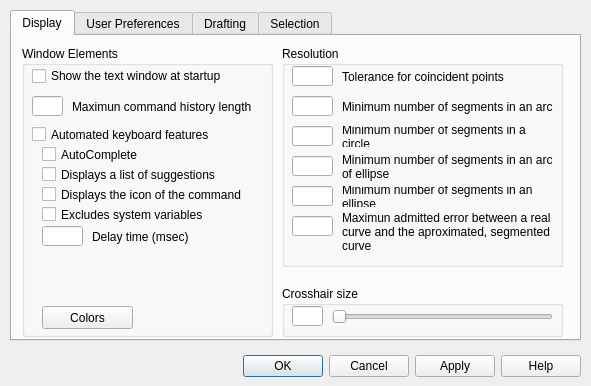
<?xml version="1.0" encoding="UTF-8"?>
<ui version="4.0">
 <class>Options_Dialog</class>
 <widget class="QDialog" name="Options_Dialog">
  <property name="windowModality">
   <enum>Qt::NonModal</enum>
  </property>
  <property name="geometry">
   <rect>
    <x>0</x>
    <y>0</y>
    <width>591</width>
    <height>386</height>
   </rect>
  </property>
  <property name="minimumSize">
   <size>
    <width>591</width>
    <height>386</height>
   </size>
  </property>
  <property name="maximumSize">
   <size>
    <width>591</width>
    <height>386</height>
   </size>
  </property>
  <property name="windowTitle">
   <string>QAD - Options</string>
  </property>
  <property name="sizeGripEnabled">
   <bool>false</bool>
  </property>
  <property name="modal">
   <bool>false</bool>
  </property>
  <widget class="QDialogButtonBox" name="buttonBox">
   <property name="geometry">
    <rect>
     <x>240</x>
     <y>350</y>
     <width>341</width>
     <height>32</height>
    </rect>
   </property>
   <property name="orientation">
    <enum>Qt::Horizontal</enum>
   </property>
   <property name="standardButtons">
    <set>QDialogButtonBox::Apply|QDialogButtonBox::Cancel|QDialogButtonBox::Help|QDialogButtonBox::Ok</set>
   </property>
  </widget>
  <widget class="QTabWidget" name="tabWidget">
   <property name="geometry">
    <rect>
     <x>10</x>
     <y>10</y>
     <width>571</width>
     <height>331</height>
    </rect>
   </property>
   <property name="maximumSize">
    <size>
     <width>16777215</width>
     <height>16777215</height>
    </size>
   </property>
   <property name="currentIndex">
    <number>0</number>
   </property>
   <widget class="QWidget" name="DisplayTab">
    <attribute name="title">
     <string>Display</string>
    </attribute>
    <widget class="QGroupBox" name="groupBox">
     <property name="geometry">
      <rect>
       <x>10</x>
       <y>10</y>
       <width>251</width>
       <height>291</height>
      </rect>
     </property>
     <property name="title">
      <string>Window Elements</string>
     </property>
     <widget class="QPushButton" name="Button_TextWindowColor">
      <property name="geometry">
       <rect>
        <x>20</x>
        <y>260</y>
        <width>91</width>
        <height>23</height>
       </rect>
      </property>
      <property name="toolTip">
       <string>Displays the Drawing Window Colors dialog box. </string>
      </property>
      <property name="text">
       <string>Colors</string>
      </property>
     </widget>
     <widget class="QCheckBox" name="checkBox_INPUTSEARCHOPTIONS_AUTOCOMPLETE">
      <property name="geometry">
       <rect>
        <x>20</x>
        <y>100</y>
        <width>211</width>
        <height>17</height>
       </rect>
      </property>
      <property name="toolTip">
       <string>Automatically appends suggestions as each keystroke is entered after the second keystroke (system variable INPUTSEARCHOPTIONS).</string>
      </property>
      <property name="text">
       <string>AutoComplete</string>
      </property>
     </widget>
     <widget class="QCheckBox" name="checkBox_SHOWTEXTWINDOW">
      <property name="geometry">
       <rect>
        <x>10</x>
        <y>20</y>
        <width>231</width>
        <height>20</height>
       </rect>
      </property>
      <property name="toolTip">
       <string>Show the text window at startup (system variable SHOWTEXTWINDOW).</string>
      </property>
      <property name="text">
       <string>Show the text window at startup</string>
      </property>
     </widget>
     <widget class="QLabel" name="label_4">
      <property name="geometry">
       <rect>
        <x>50</x>
        <y>50</y>
        <width>191</width>
        <height>21</height>
       </rect>
      </property>
      <property name="text">
       <string>Maximun command history length</string>
      </property>
      <property name="wordWrap">
       <bool>true</bool>
      </property>
     </widget>
     <widget class="QLineEdit" name="lineEdit_CMDINPUTHISTORYMAX">
      <property name="geometry">
       <rect>
        <x>10</x>
        <y>50</y>
        <width>31</width>
        <height>20</height>
       </rect>
      </property>
      <property name="toolTip">
       <string>Sets the maximum number of previous input values that are stored for a prompt in a command (system variable CMDINPUTHISTORYMAX).</string>
      </property>
     </widget>
     <widget class="QLineEdit" name="lineEdit_INPUTSEARCHDELAY">
      <property name="geometry">
       <rect>
        <x>20</x>
        <y>180</y>
        <width>41</width>
        <height>20</height>
       </rect>
      </property>
      <property name="toolTip">
       <string>&lt;html&gt;&lt;head/&gt;&lt;body&gt;&lt;p&gt;Controls the amount of time that elapses before automated keyboard features display at the Command prompt.&lt;/p&gt;&lt;p&gt;Valid values are real numbers from 100 to 10,000, which represent milliseconds.&lt;/p&gt;&lt;/body&gt;&lt;/html&gt;</string>
      </property>
     </widget>
     <widget class="QLabel" name="label_INPUTSEARCHDELAY">
      <property name="geometry">
       <rect>
        <x>70</x>
        <y>180</y>
        <width>171</width>
        <height>21</height>
       </rect>
      </property>
      <property name="text">
       <string>Delay time (msec)</string>
      </property>
      <property name="wordWrap">
       <bool>true</bool>
      </property>
     </widget>
     <widget class="QCheckBox" name="checkBox_INPUTSEARCHOPTIONS_ON">
      <property name="geometry">
       <rect>
        <x>10</x>
        <y>80</y>
        <width>231</width>
        <height>17</height>
       </rect>
      </property>
      <property name="toolTip">
       <string>Turns on/off all automated keyboard features when typing at the Command prompt (system variable INPUTSEARCHOPTIONS).</string>
      </property>
      <property name="text">
       <string>Automated keyboard features</string>
      </property>
     </widget>
     <widget class="QCheckBox" name="checkBox_INPUTSEARCHOPTIONS_DISPLAY_LIST">
      <property name="geometry">
       <rect>
        <x>20</x>
        <y>120</y>
        <width>211</width>
        <height>17</height>
       </rect>
      </property>
      <property name="toolTip">
       <string>Displays a list of suggestions as keystrokes are entered (system variable INPUTSEARCHOPTIONS).</string>
      </property>
      <property name="text">
       <string>Displays a list of suggestions</string>
      </property>
     </widget>
     <widget class="QCheckBox" name="checkBox_INPUTSEARCHOPTIONS_DISPLAY_ICON">
      <property name="geometry">
       <rect>
        <x>20</x>
        <y>140</y>
        <width>211</width>
        <height>17</height>
       </rect>
      </property>
      <property name="toolTip">
       <string>Displays the icon of the command or system variable, if available (system variable INPUTSEARCHOPTIONS).</string>
      </property>
      <property name="text">
       <string>Displays the icon of the command</string>
      </property>
     </widget>
     <widget class="QCheckBox" name="checkBox_INPUTSEARCHOPTIONS_EXCLUDE_SYS_VAR">
      <property name="geometry">
       <rect>
        <x>20</x>
        <y>160</y>
        <width>221</width>
        <height>17</height>
       </rect>
      </property>
      <property name="toolTip">
       <string>Excludes the display of system variables (system variable INPUTSEARCHOPTIONS).</string>
      </property>
      <property name="text">
       <string>Excludes system variables</string>
      </property>
     </widget>
    </widget>
    <widget class="QGroupBox" name="groupBox_2">
     <property name="geometry">
      <rect>
       <x>270</x>
       <y>10</y>
       <width>281</width>
       <height>221</height>
      </rect>
     </property>
     <property name="title">
      <string>Resolution</string>
     </property>
     <widget class="QLineEdit" name="lineEdit_ARCMINSEGMENTQTY">
      <property name="geometry">
       <rect>
        <x>10</x>
        <y>50</y>
        <width>41</width>
        <height>20</height>
       </rect>
      </property>
      <property name="toolTip">
       <string>Minimum number of segments to approximate an arc (system variable ARCMINSEGMENTQTY).</string>
      </property>
     </widget>
     <widget class="QLabel" name="label">
      <property name="geometry">
       <rect>
        <x>60</x>
        <y>50</y>
        <width>211</width>
        <height>21</height>
       </rect>
      </property>
      <property name="text">
       <string>Minimum number of segments in an arc</string>
      </property>
      <property name="wordWrap">
       <bool>true</bool>
      </property>
     </widget>
     <widget class="QLabel" name="label_2">
      <property name="geometry">
       <rect>
        <x>60</x>
        <y>80</y>
        <width>211</width>
        <height>21</height>
       </rect>
      </property>
      <property name="toolTip">
       <string>Minimum number of segments to approximate a circle (system variable CIRCLEMINSEGMENTQTY).</string>
      </property>
      <property name="text">
       <string>Minimum number of segments in a circle</string>
      </property>
      <property name="wordWrap">
       <bool>true</bool>
      </property>
     </widget>
     <widget class="QLineEdit" name="lineEdit_CIRCLEMINSEGMENTQTY">
      <property name="geometry">
       <rect>
        <x>10</x>
        <y>80</y>
        <width>41</width>
        <height>20</height>
       </rect>
      </property>
      <property name="toolTip">
       <string>Minimum number of segments to approximate a circle (system variable CIRCLEMINSEGMENTQTY).</string>
      </property>
     </widget>
     <widget class="QLineEdit" name="lineEdit_TOLERANCE2APPROXCURVE">
      <property name="geometry">
       <rect>
        <x>10</x>
        <y>170</y>
        <width>41</width>
        <height>20</height>
       </rect>
      </property>
      <property name="toolTip">
       <string>Maximum error approximating a curve to segments (system variable TOLERANCE2APPROXCURVE).</string>
      </property>
     </widget>
     <widget class="QLabel" name="label_3">
      <property name="geometry">
       <rect>
        <x>60</x>
        <y>160</y>
        <width>211</width>
        <height>51</height>
       </rect>
      </property>
      <property name="text">
       <string>Maximun admitted error between a real curve and the aproximated, segmented curve</string>
      </property>
      <property name="wordWrap">
       <bool>true</bool>
      </property>
     </widget>
     <widget class="QLineEdit" name="lineEdit_ELLIPSEMINSEGMENTQTY">
      <property name="geometry">
       <rect>
        <x>10</x>
        <y>140</y>
        <width>41</width>
        <height>20</height>
       </rect>
      </property>
      <property name="toolTip">
       <string>Minimum number of segments to approximate an ellipse (system variable ELLIPSEMINSEGMENTQTY).</string>
      </property>
     </widget>
     <widget class="QLabel" name="label_5">
      <property name="geometry">
       <rect>
        <x>60</x>
        <y>140</y>
        <width>211</width>
        <height>21</height>
       </rect>
      </property>
      <property name="toolTip">
       <string>Minimum number of segments to approximate an ellipse (system variable ELLIPSEMINSEGMENTQTY).</string>
      </property>
      <property name="text">
       <string>Minimum number of segments in an ellipse</string>
      </property>
      <property name="wordWrap">
       <bool>true</bool>
      </property>
     </widget>
     <widget class="QLineEdit" name="lineEdit_TOLERANCE2COINCIDENT">
      <property name="geometry">
       <rect>
        <x>10</x>
        <y>20</y>
        <width>41</width>
        <height>20</height>
       </rect>
      </property>
      <property name="toolTip">
       <string>Proximity (tolerance) within 2 point are to be considered coincident (system variable TOLERANCE2COINCIDENT).</string>
      </property>
     </widget>
     <widget class="QLabel" name="label_6">
      <property name="geometry">
       <rect>
        <x>60</x>
        <y>20</y>
        <width>211</width>
        <height>21</height>
       </rect>
      </property>
      <property name="text">
       <string>Tolerance for coincident points</string>
      </property>
      <property name="wordWrap">
       <bool>true</bool>
      </property>
     </widget>
     <widget class="QLineEdit" name="lineEdit_ELLIPSEARCMINSEGMENTQTY">
      <property name="geometry">
       <rect>
        <x>10</x>
        <y>110</y>
        <width>41</width>
        <height>20</height>
       </rect>
      </property>
      <property name="toolTip">
       <string>Minimum number of segments to approximate an arc (system variable ARCMINSEGMENTQTY).</string>
      </property>
     </widget>
     <widget class="QLabel" name="label_7">
      <property name="geometry">
       <rect>
        <x>60</x>
        <y>100</y>
        <width>211</width>
        <height>41</height>
       </rect>
      </property>
      <property name="text">
       <string>Minimum number of segments in an arc of ellipse</string>
      </property>
      <property name="wordWrap">
       <bool>true</bool>
      </property>
     </widget>
    </widget>
    <widget class="QGroupBox" name="groupBox_3">
     <property name="geometry">
      <rect>
       <x>270</x>
       <y>250</y>
       <width>281</width>
       <height>51</height>
      </rect>
     </property>
     <property name="title">
      <string>Crosshair size</string>
     </property>
     <widget class="QLineEdit" name="lineEdit_CURSORSIZE">
      <property name="geometry">
       <rect>
        <x>10</x>
        <y>20</y>
        <width>31</width>
        <height>20</height>
       </rect>
      </property>
      <property name="toolTip">
       <string>Determines the size of the crosshair as a percentage of the screen size (system variable CURSORSIZE).</string>
      </property>
     </widget>
     <widget class="QSlider" name="horizontalSlider_CURSORSIZE">
      <property name="geometry">
       <rect>
        <x>50</x>
        <y>20</y>
        <width>221</width>
        <height>22</height>
       </rect>
      </property>
      <property name="toolTip">
       <string>Determines the size of the crosshair as a percentage of the screen size (system variable CURSORSIZE).</string>
      </property>
      <property name="orientation">
       <enum>Qt::Horizontal</enum>
      </property>
     </widget>
    </widget>
   </widget>
   <widget class="QWidget" name="UserPreferencesTab">
    <attribute name="title">
     <string>User Preferences</string>
    </attribute>
    <widget class="QGroupBox" name="groupBox_12">
     <property name="geometry">
      <rect>
       <x>10</x>
       <y>10</y>
       <width>281</width>
       <height>91</height>
      </rect>
     </property>
     <property name="title">
      <string>Windows Standard Behavior</string>
     </property>
     <widget class="QCheckBox" name="checkBox_shortcutmenu">
      <property name="geometry">
       <rect>
        <x>10</x>
        <y>40</y>
        <width>261</width>
        <height>17</height>
       </rect>
      </property>
      <property name="toolTip">
       <string>Controls whether Default, Edit, and Command mode shortcut menus are available in the drawing area. ( SHORTCUTMENU system variable)</string>
      </property>
      <property name="text">
       <string>Shortcut menus in drawing area</string>
      </property>
     </widget>
     <widget class="QPushButton" name="button_rightclick">
      <property name="geometry">
       <rect>
        <x>10</x>
        <y>60</y>
        <width>261</width>
        <height>23</height>
       </rect>
      </property>
      <property name="toolTip">
       <string>Displays the Right-Click Customization dialog box. This dialog box provides further definition for the Shortcut Menus in Drawing Area option. ( SHORTCUTMENU system variable)</string>
      </property>
      <property name="text">
       <string>Right-click customization...</string>
      </property>
     </widget>
    </widget>
   </widget>
   <widget class="QWidget" name="DraftingTab">
    <attribute name="title">
     <string>Drafting</string>
    </attribute>
    <widget class="QGroupBox" name="groupBox_4">
     <property name="geometry">
      <rect>
       <x>10</x>
       <y>10</y>
       <width>261</width>
       <height>141</height>
      </rect>
     </property>
     <property name="title">
      <string>AutoSnap Settings</string>
     </property>
     <widget class="QCheckBox" name="checkBox_AUTOSNAP_DISPLAY_MARK">
      <property name="geometry">
       <rect>
        <x>10</x>
        <y>20</y>
        <width>241</width>
        <height>17</height>
       </rect>
      </property>
      <property name="toolTip">
       <string>Controls the display of the AutoSnap marker. The marker is a geometric symbol that is displayed when the crosshairs move over a snap point ( AUTOSNAP system variable).</string>
      </property>
      <property name="text">
       <string>Marker</string>
      </property>
     </widget>
     <widget class="QPushButton" name="pushButton_AutoSnapColor">
      <property name="geometry">
       <rect>
        <x>10</x>
        <y>110</y>
        <width>81</width>
        <height>23</height>
       </rect>
      </property>
      <property name="toolTip">
       <string>Displays the Drawing Window Colors dialog box. </string>
      </property>
      <property name="text">
       <string>Colors</string>
      </property>
     </widget>
     <widget class="QCheckBox" name="checkBox_APBOX">
      <property name="geometry">
       <rect>
        <x>10</x>
        <y>80</y>
        <width>241</width>
        <height>17</height>
       </rect>
      </property>
      <property name="toolTip">
       <string>Turns the display of the AutoSnap aperture box on or off.
The aperture box is a box that appears inside the crosshairs when you snap to an object (APBOX system variable).</string>
      </property>
      <property name="text">
       <string>Display AutoSnap aperture box</string>
      </property>
     </widget>
     <widget class="QCheckBox" name="checkBox_AUTOSNAP_DISPLAY_TOOLTIPS">
      <property name="geometry">
       <rect>
        <x>10</x>
        <y>60</y>
        <width>241</width>
        <height>17</height>
       </rect>
      </property>
      <property name="toolTip">
       <string>Controls the display of the AutoSnap tooltip. The tooltip is a label that describes which part of the object you are snapping to (AUTOSNAP system variable).</string>
      </property>
      <property name="text">
       <string>Display AutoSnap tooltip</string>
      </property>
     </widget>
     <widget class="QCheckBox" name="checkBox_AUTOSNAP_MAGNET">
      <property name="geometry">
       <rect>
        <x>10</x>
        <y>40</y>
        <width>241</width>
        <height>17</height>
       </rect>
      </property>
      <property name="toolTip">
       <string>Turns the AutoSnap magnet on or off. The magnet is an automatic movement of the crosshairs that locks the crosshairs onto the nearest snap point (AUTOSNAP system variable).</string>
      </property>
      <property name="text">
       <string>Magnet</string>
      </property>
     </widget>
    </widget>
    <widget class="QGroupBox" name="groupBox_5">
     <property name="geometry">
      <rect>
       <x>280</x>
       <y>10</y>
       <width>271</width>
       <height>71</height>
      </rect>
     </property>
     <property name="title">
      <string>Alignment Point Acquisition</string>
     </property>
     <widget class="QRadioButton" name="radioButton_POLARMODE_AUTO_ACQUIRE">
      <property name="geometry">
       <rect>
        <x>10</x>
        <y>20</y>
        <width>241</width>
        <height>17</height>
       </rect>
      </property>
      <property name="toolTip">
       <string>Displays tracking vectors automatically when the aperture moves over an object snap.</string>
      </property>
      <property name="text">
       <string>Automatic</string>
      </property>
     </widget>
     <widget class="QRadioButton" name="radioButton_POLARMODE_SHIFT_TO_ACQUIRE">
      <property name="geometry">
       <rect>
        <x>10</x>
        <y>40</y>
        <width>241</width>
        <height>17</height>
       </rect>
      </property>
      <property name="toolTip">
       <string>Displays tracking vectors when you press Shift and move the aperture over an object snap.</string>
      </property>
      <property name="text">
       <string>Shift to acquire</string>
      </property>
     </widget>
    </widget>
    <widget class="QGroupBox" name="groupBox_6">
     <property name="geometry">
      <rect>
       <x>10</x>
       <y>160</y>
       <width>261</width>
       <height>81</height>
      </rect>
     </property>
     <property name="title">
      <string>AutoSnap Marker Size</string>
     </property>
     <widget class="QSlider" name="horizontalSlider_AUTOSNAPSIZE">
      <property name="geometry">
       <rect>
        <x>70</x>
        <y>30</y>
        <width>181</width>
        <height>22</height>
       </rect>
      </property>
      <property name="toolTip">
       <string>Sets the display size for the AutoSnap marker.</string>
      </property>
      <property name="orientation">
       <enum>Qt::Horizontal</enum>
      </property>
     </widget>
     <widget class="QWidget" name="widget_AUTOSNAPSIZE" native="true">
      <property name="geometry">
       <rect>
        <x>10</x>
        <y>20</y>
        <width>51</width>
        <height>51</height>
       </rect>
      </property>
     </widget>
    </widget>
    <widget class="QGroupBox" name="groupBox_7">
     <property name="geometry">
      <rect>
       <x>280</x>
       <y>160</y>
       <width>271</width>
       <height>81</height>
      </rect>
     </property>
     <property name="title">
      <string>Aperture Size</string>
     </property>
     <widget class="QSlider" name="horizontalSlider_APERTURE">
      <property name="geometry">
       <rect>
        <x>70</x>
        <y>30</y>
        <width>181</width>
        <height>22</height>
       </rect>
      </property>
      <property name="toolTip">
       <string>Sets the display size for the object snap target box, in pixels (APERTURE system variable).</string>
      </property>
      <property name="orientation">
       <enum>Qt::Horizontal</enum>
      </property>
     </widget>
     <widget class="QWidget" name="widget_APERTURESIZE" native="true">
      <property name="geometry">
       <rect>
        <x>10</x>
        <y>20</y>
        <width>51</width>
        <height>51</height>
       </rect>
      </property>
     </widget>
    </widget>
    <widget class="QPushButton" name="button_DraftingTootipSettings">
     <property name="geometry">
      <rect>
       <x>280</x>
       <y>250</y>
       <width>271</width>
       <height>23</height>
      </rect>
     </property>
     <property name="toolTip">
      <string>Displays the Drafting Tooltip dialog box. </string>
     </property>
     <property name="text">
      <string>Drafting Tooltip settings...</string>
     </property>
    </widget>
   </widget>
   <widget class="QWidget" name="SelectionTab">
    <attribute name="title">
     <string>Selection</string>
    </attribute>
    <widget class="QGroupBox" name="groupBox_8">
     <property name="geometry">
      <rect>
       <x>10</x>
       <y>10</y>
       <width>261</width>
       <height>81</height>
      </rect>
     </property>
     <property name="title">
      <string>Pickbox size</string>
     </property>
     <widget class="QSlider" name="horizontalSlider_PICKBOX">
      <property name="geometry">
       <rect>
        <x>70</x>
        <y>30</y>
        <width>181</width>
        <height>22</height>
       </rect>
      </property>
      <property name="toolTip">
       <string>Sets the object selection target height, in pixels (PICKBOX system variable).</string>
      </property>
      <property name="orientation">
       <enum>Qt::Horizontal</enum>
      </property>
     </widget>
     <widget class="QWidget" name="widget_PICKBOX" native="true">
      <property name="geometry">
       <rect>
        <x>10</x>
        <y>20</y>
        <width>51</width>
        <height>51</height>
       </rect>
      </property>
     </widget>
    </widget>
    <widget class="QGroupBox" name="groupBox_9">
     <property name="geometry">
      <rect>
       <x>280</x>
       <y>10</y>
       <width>271</width>
       <height>81</height>
      </rect>
     </property>
     <property name="title">
      <string>Grip size</string>
     </property>
     <widget class="QSlider" name="horizontalSlider_GRIPSIZE">
      <property name="geometry">
       <rect>
        <x>70</x>
        <y>30</y>
        <width>191</width>
        <height>22</height>
       </rect>
      </property>
      <property name="toolTip">
       <string>Sets the size of the grip box in pixels ( GRIPSIZE system variable).</string>
      </property>
      <property name="orientation">
       <enum>Qt::Horizontal</enum>
      </property>
     </widget>
     <widget class="QWidget" name="widget_GRIPSIZE" native="true">
      <property name="geometry">
       <rect>
        <x>10</x>
        <y>20</y>
        <width>51</width>
        <height>51</height>
       </rect>
      </property>
     </widget>
    </widget>
    <widget class="QGroupBox" name="groupBox_10">
     <property name="geometry">
      <rect>
       <x>10</x>
       <y>100</y>
       <width>261</width>
       <height>131</height>
      </rect>
     </property>
     <property name="title">
      <string>Selection modes</string>
     </property>
     <widget class="QCheckBox" name="checkBox_PICKFIRST">
      <property name="geometry">
       <rect>
        <x>10</x>
        <y>20</y>
        <width>241</width>
        <height>17</height>
       </rect>
      </property>
      <property name="toolTip">
       <string>Controls whether you select objects before (noun-verb selection) or after you issue a command (PICKFIRST system variable).</string>
      </property>
      <property name="text">
       <string>Noun/verb selection</string>
      </property>
     </widget>
     <widget class="QCheckBox" name="checkBox_PICKADD">
      <property name="geometry">
       <rect>
        <x>10</x>
        <y>40</y>
        <width>241</width>
        <height>17</height>
       </rect>
      </property>
      <property name="toolTip">
       <string>Controls whether subsequent selections replace the current selection set or add to it (PICKADD system variable).</string>
      </property>
      <property name="text">
       <string>Use Shift to add to selection</string>
      </property>
     </widget>
    </widget>
    <widget class="QGroupBox" name="groupBox_11">
     <property name="geometry">
      <rect>
       <x>280</x>
       <y>100</y>
       <width>271</width>
       <height>131</height>
      </rect>
     </property>
     <property name="title">
      <string>Grips</string>
     </property>
     <widget class="QPushButton" name="button_GripColor">
      <property name="geometry">
       <rect>
        <x>70</x>
        <y>20</y>
        <width>141</width>
        <height>23</height>
       </rect>
      </property>
      <property name="toolTip">
       <string>Displays the Grip Colors dialog box where you can specify the colors for different grip status and elements.</string>
      </property>
      <property name="text">
       <string>Grip Colors...</string>
      </property>
     </widget>
     <widget class="QCheckBox" name="checkBox_GRIPS">
      <property name="geometry">
       <rect>
        <x>10</x>
        <y>50</y>
        <width>251</width>
        <height>17</height>
       </rect>
      </property>
      <property name="toolTip">
       <string>Controls the display of grips on selected objects. Displaying grips in a drawing significantly affects performance. Clear this option to optimize performance ( GRIPS system variable).</string>
      </property>
      <property name="text">
       <string>Shows grips</string>
      </property>
     </widget>
     <widget class="QCheckBox" name="checkBox_GRIPMULTIFUNCTIONAL_ON_DYNAMIC_MENU_AND_HOT_GRIPT">
      <property name="geometry">
       <rect>
        <x>20</x>
        <y>70</y>
        <width>241</width>
        <height>17</height>
       </rect>
      </property>
      <property name="toolTip">
       <string>Controls the display of dynamic menu when pausing over a multi-functional grip (GRIPMULTIFUNCTIONAL system variable).</string>
      </property>
      <property name="text">
       <string>Shows dynamic grip menu</string>
      </property>
     </widget>
     <widget class="QLineEdit" name="lineEdit_GRIPOBJLIMIT">
      <property name="geometry">
       <rect>
        <x>20</x>
        <y>100</y>
        <width>31</width>
        <height>20</height>
       </rect>
      </property>
      <property name="toolTip">
       <string>Suppresses the display of grips when the selection set includes more than the specified number of objects (GRIPOBJLIMIT system variable).</string>
      </property>
     </widget>
     <widget class="QLabel" name="label_GRIPOBJLIMIT">
      <property name="geometry">
       <rect>
        <x>60</x>
        <y>100</y>
        <width>201</width>
        <height>31</height>
       </rect>
      </property>
      <property name="toolTip">
       <string/>
      </property>
      <property name="text">
       <string>Object selection limit for display of grips</string>
      </property>
      <property name="alignment">
       <set>Qt::AlignLeading|Qt::AlignLeft|Qt::AlignTop</set>
      </property>
      <property name="wordWrap">
       <bool>true</bool>
      </property>
     </widget>
    </widget>
   </widget>
  </widget>
 </widget>
 <resources/>
 <connections>
  <connection>
   <sender>buttonBox</sender>
   <signal>accepted()</signal>
   <receiver>Options_Dialog</receiver>
   <slot>ButtonBOX_Accepted()</slot>
   <hints>
    <hint type="sourcelabel">
     <x>330</x>
     <y>361</y>
    </hint>
    <hint type="destinationlabel">
     <x>199</x>
     <y>357</y>
    </hint>
   </hints>
  </connection>
  <connection>
   <sender>buttonBox</sender>
   <signal>clicked(QAbstractButton*)</signal>
   <receiver>Options_Dialog</receiver>
   <slot>ButtonBOX_Apply()</slot>
   <hints>
    <hint type="sourcelabel">
     <x>463</x>
     <y>366</y>
    </hint>
    <hint type="destinationlabel">
     <x>221</x>
     <y>365</y>
    </hint>
   </hints>
  </connection>
  <connection>
   <sender>buttonBox</sender>
   <signal>helpRequested()</signal>
   <receiver>Options_Dialog</receiver>
   <slot>ButtonHELP_Pressed()</slot>
   <hints>
    <hint type="sourcelabel">
     <x>480</x>
     <y>364</y>
    </hint>
    <hint type="destinationlabel">
     <x>235</x>
     <y>372</y>
    </hint>
   </hints>
  </connection>
  <connection>
   <sender>checkBox_INPUTSEARCHOPTIONS_ON</sender>
   <signal>clicked()</signal>
   <receiver>Options_Dialog</receiver>
   <slot>checkBox_INPUTSEARCHOPTIONS_ON_clicked()</slot>
   <hints>
    <hint type="sourcelabel">
     <x>74</x>
     <y>129</y>
    </hint>
    <hint type="destinationlabel">
     <x>14</x>
     <y>354</y>
    </hint>
   </hints>
  </connection>
  <connection>
   <sender>horizontalSlider_CURSORSIZE</sender>
   <signal>sliderMoved(int)</signal>
   <receiver>Options_Dialog</receiver>
   <slot>horizontalSlider_CURSORSIZE_moved()</slot>
   <hints>
    <hint type="sourcelabel">
     <x>449</x>
     <y>315</y>
    </hint>
    <hint type="destinationlabel">
     <x>586</x>
     <y>314</y>
    </hint>
   </hints>
  </connection>
  <connection>
   <sender>lineEdit_CURSORSIZE</sender>
   <signal>textEdited(QString)</signal>
   <receiver>Options_Dialog</receiver>
   <slot>lineEdit_CURSORSIZE_textChanged()</slot>
   <hints>
    <hint type="sourcelabel">
     <x>307</x>
     <y>313</y>
    </hint>
    <hint type="destinationlabel">
     <x>587</x>
     <y>282</y>
    </hint>
   </hints>
  </connection>
  <connection>
   <sender>horizontalSlider_CURSORSIZE</sender>
   <signal>valueChanged(int)</signal>
   <receiver>Options_Dialog</receiver>
   <slot>horizontalSlider_CURSORSIZE_moved()</slot>
   <hints>
    <hint type="sourcelabel">
     <x>491</x>
     <y>315</y>
    </hint>
    <hint type="destinationlabel">
     <x>587</x>
     <y>230</y>
    </hint>
   </hints>
  </connection>
  <connection>
   <sender>horizontalSlider_AUTOSNAPSIZE</sender>
   <signal>valueChanged(int)</signal>
   <receiver>Options_Dialog</receiver>
   <slot>horizontalSlider_AUTOSNAPSIZE_changed()</slot>
   <hints>
    <hint type="sourcelabel">
     <x>120</x>
     <y>230</y>
    </hint>
    <hint type="destinationlabel">
     <x>50</x>
     <y>358</y>
    </hint>
   </hints>
  </connection>
  <connection>
   <sender>horizontalSlider_APERTURE</sender>
   <signal>valueChanged(int)</signal>
   <receiver>Options_Dialog</receiver>
   <slot>horizontalSlider_APERTURE_changed()</slot>
   <hints>
    <hint type="sourcelabel">
     <x>499</x>
     <y>230</y>
    </hint>
    <hint type="destinationlabel">
     <x>584</x>
     <y>264</y>
    </hint>
   </hints>
  </connection>
  <connection>
   <sender>horizontalSlider_PICKBOX</sender>
   <signal>valueChanged(int)</signal>
   <receiver>Options_Dialog</receiver>
   <slot>horizontalSlider_PICKBOX_changed()</slot>
   <hints>
    <hint type="sourcelabel">
     <x>136</x>
     <y>82</y>
    </hint>
    <hint type="destinationlabel">
     <x>113</x>
     <y>354</y>
    </hint>
   </hints>
  </connection>
  <connection>
   <sender>horizontalSlider_GRIPSIZE</sender>
   <signal>valueChanged(int)</signal>
   <receiver>Options_Dialog</receiver>
   <slot>horizontalSlider_GRIPSIZE_changed()</slot>
   <hints>
    <hint type="sourcelabel">
     <x>401</x>
     <y>80</y>
    </hint>
    <hint type="destinationlabel">
     <x>586</x>
     <y>89</y>
    </hint>
   </hints>
  </connection>
  <connection>
   <sender>checkBox_GRIPS</sender>
   <signal>clicked()</signal>
   <receiver>Options_Dialog</receiver>
   <slot>checkBox_GRIPS_ON_clicked()</slot>
   <hints>
    <hint type="sourcelabel">
     <x>347</x>
     <y>190</y>
    </hint>
    <hint type="destinationlabel">
     <x>583</x>
     <y>206</y>
    </hint>
   </hints>
  </connection>
  <connection>
   <sender>button_GripColor</sender>
   <signal>clicked()</signal>
   <receiver>Options_Dialog</receiver>
   <slot>button_GripColor_clicked()</slot>
   <hints>
    <hint type="sourcelabel">
     <x>413</x>
     <y>162</y>
    </hint>
    <hint type="destinationlabel">
     <x>586</x>
     <y>172</y>
    </hint>
   </hints>
  </connection>
  <connection>
   <sender>Button_TextWindowColor</sender>
   <signal>clicked()</signal>
   <receiver>Options_Dialog</receiver>
   <slot>Button_TextWindowColor_clicked()</slot>
   <hints>
    <hint type="sourcelabel">
     <x>94</x>
     <y>316</y>
    </hint>
    <hint type="destinationlabel">
     <x>127</x>
     <y>361</y>
    </hint>
   </hints>
  </connection>
  <connection>
   <sender>pushButton_AutoSnapColor</sender>
   <signal>clicked()</signal>
   <receiver>Options_Dialog</receiver>
   <slot>Button_AutoSnapWindowColor_clicked()</slot>
   <hints>
    <hint type="sourcelabel">
     <x>67</x>
     <y>159</y>
    </hint>
    <hint type="destinationlabel">
     <x>78</x>
     <y>368</y>
    </hint>
   </hints>
  </connection>
  <connection>
   <sender>button_DraftingTootipSettings</sender>
   <signal>clicked()</signal>
   <receiver>Options_Dialog</receiver>
   <slot>button_DraftingTooltipSettings_clicked()</slot>
   <hints>
    <hint type="sourcelabel">
     <x>547</x>
     <y>291</y>
    </hint>
    <hint type="destinationlabel">
     <x>582</x>
     <y>341</y>
    </hint>
   </hints>
  </connection>
  <connection>
   <sender>button_rightclick</sender>
   <signal>clicked()</signal>
   <receiver>Options_Dialog</receiver>
   <slot>button_rightclick_clicked()</slot>
   <hints>
    <hint type="sourcelabel">
     <x>174</x>
     <y>110</y>
    </hint>
    <hint type="destinationlabel">
     <x>6</x>
     <y>115</y>
    </hint>
   </hints>
  </connection>
  <connection>
   <sender>checkBox_shortcutmenu</sender>
   <signal>clicked()</signal>
   <receiver>Options_Dialog</receiver>
   <slot>checkBox_shortcutmenu_clicked()</slot>
   <hints>
    <hint type="sourcelabel">
     <x>73</x>
     <y>89</y>
    </hint>
    <hint type="destinationlabel">
     <x>4</x>
     <y>92</y>
    </hint>
   </hints>
  </connection>
 </connections>
 <slots>
  <slot>ButtonBOX_Accepted()</slot>
  <slot>ButtonBOX_Apply()</slot>
  <slot>ButtonHELP_Pressed()</slot>
  <slot>checkBox_INPUTSEARCHOPTIONS_ON_clicked()</slot>
  <slot>horizontalSlider_CURSORSIZE_moved()</slot>
  <slot>lineEdit_CURSORSIZE_textChanged()</slot>
  <slot>horizontalSlider_AUTOSNAPSIZE_changed()</slot>
  <slot>horizontalSlider_APERTURE_changed()</slot>
  <slot>horizontalSlider_PICKBOX_changed()</slot>
  <slot>horizontalSlider_GRIPSIZE_changed()</slot>
  <slot>checkBox_GRIPS_ON_clicked()</slot>
  <slot>button_GripColor_clicked()</slot>
  <slot>Button_TextWindowColor_clicked()</slot>
  <slot>Button_AutoSnapWindowColor_clicked()</slot>
  <slot>button_DraftingTooltipSettings_clicked()</slot>
  <slot>button_rightclick_clicked()</slot>
  <slot>checkBox_shortcutmenu_clicked()</slot>
 </slots>
</ui>
